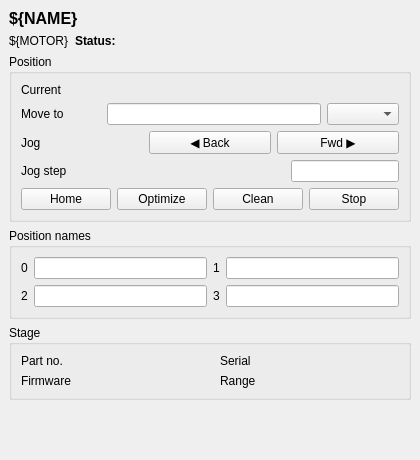
<?xml version="1.0" encoding="UTF-8"?>
<ui version="4.0">
 <class>Elliptec</class>
 <widget class="QWidget" name="Elliptec">
  <property name="geometry">
   <rect>
    <x>0</x>
    <y>0</y>
    <width>420</width>
    <height>460</height>
   </rect>
  </property>
  <property name="minimumSize">
   <size>
    <width>420</width>
    <height>460</height>
   </size>
  </property>
  <property name="windowTitle">
   <string>${NAME}</string>
  </property>
  <layout class="QVBoxLayout" name="outer_layout">
   <property name="leftMargin">
    <number>9</number>
   </property>
   <property name="topMargin">
    <number>9</number>
   </property>
   <property name="rightMargin">
    <number>9</number>
   </property>
   <property name="bottomMargin">
    <number>9</number>
   </property>
   <item>
    <layout class="QVBoxLayout" name="main_layout">
     <item>
      <widget class="QLabel" name="title">
       <property name="font">
        <font>
         <pointsize>12</pointsize>
         <weight>75</weight>
         <bold>true</bold>
        </font>
       </property>
       <property name="text">
        <string>${NAME}</string>
       </property>
      </widget>
     </item>
     <item>
      <layout class="QHBoxLayout" name="header_row_layout">
       <property name="leftMargin">
        <number>0</number>
       </property>
       <property name="topMargin">
        <number>0</number>
       </property>
       <property name="rightMargin">
        <number>0</number>
       </property>
       <property name="bottomMargin">
        <number>0</number>
       </property>
       <item>
        <widget class="QLabel" name="prefix_label">
         <property name="text">
          <string>${MOTOR}</string>
         </property>
         <property name="textInteractionFlags">
          <set>Qt::TextSelectableByMouse</set>
         </property>
        </widget>
       </item>
       <item>
        <widget class="QLabel" name="status_label">
         <property name="font">
          <font>
           <weight>75</weight>
           <bold>true</bold>
          </font>
         </property>
         <property name="text">
          <string>Status:</string>
         </property>
        </widget>
       </item>
       <item>
        <widget class="PyDMLabel" name="status">
         <property name="sizePolicy">
          <sizepolicy hsizetype="Ignored" vsizetype="Preferred">
           <horstretch>1</horstretch>
           <verstretch>0</verstretch>
          </sizepolicy>
         </property>
         <property name="minimumSize">
          <size>
           <width>60</width>
           <height>0</height>
          </size>
         </property>
         <property name="toolTip">
          <string>Controller status (STATUS)</string>
         </property>
         <property name="alarmSensitiveBorder">
          <bool>true</bool>
         </property>
         <property name="channel">
          <string>ca://${MOTOR}:STATUS</string>
         </property>
        </widget>
       </item>
      </layout>
     </item>
     <item>
      <widget class="QGroupBox" name="position_box">
       <property name="title">
        <string>Position</string>
       </property>
       <layout class="QVBoxLayout" name="position_box_layout">
        <item>
         <layout class="QHBoxLayout" name="current_row_layout">
          <property name="leftMargin">
           <number>0</number>
          </property>
          <property name="topMargin">
           <number>0</number>
          </property>
          <property name="rightMargin">
           <number>0</number>
          </property>
          <property name="bottomMargin">
           <number>0</number>
          </property>
          <item>
           <widget class="QLabel" name="current_label">
            <property name="minimumSize">
             <size>
              <width>80</width>
              <height>0</height>
             </size>
            </property>
            <property name="text">
             <string>Current</string>
            </property>
           </widget>
          </item>
          <item>
           <widget class="PyDMLabel" name="current">
            <property name="sizePolicy">
             <sizepolicy hsizetype="Ignored" vsizetype="Preferred">
              <horstretch>1</horstretch>
              <verstretch>0</verstretch>
             </sizepolicy>
            </property>
            <property name="minimumSize">
             <size>
              <width>60</width>
              <height>0</height>
             </size>
            </property>
            <property name="toolTip">
             <string>Current position (CURPOS)</string>
            </property>
            <property name="showUnits">
             <bool>true</bool>
            </property>
            <property name="channel">
             <string>ca://${MOTOR}:CURPOS</string>
            </property>
           </widget>
          </item>
         </layout>
        </item>
        <item>
         <layout class="QHBoxLayout" name="move_row_layout">
          <property name="leftMargin">
           <number>0</number>
          </property>
          <property name="topMargin">
           <number>0</number>
          </property>
          <property name="rightMargin">
           <number>0</number>
          </property>
          <property name="bottomMargin">
           <number>0</number>
          </property>
          <item>
           <widget class="QLabel" name="move_label">
            <property name="minimumSize">
             <size>
              <width>80</width>
              <height>0</height>
             </size>
            </property>
            <property name="text">
             <string>Move to</string>
            </property>
           </widget>
          </item>
          <item>
           <widget class="PyDMLineEdit" name="move_value">
            <property name="toolTip">
             <string>Target position (MOVE)</string>
            </property>
            <property name="showUnits">
             <bool>true</bool>
            </property>
            <property name="channel">
             <string>ca://${MOTOR}:MOVE</string>
            </property>
           </widget>
          </item>
          <item>
           <widget class="PyDMEnumComboBox" name="move_choice">
            <property name="toolTip">
             <string>Target position (MOVE)</string>
            </property>
            <property name="channel">
             <string>ca://${MOTOR}:MOVE</string>
            </property>
           </widget>
          </item>
         </layout>
        </item>
        <item>
         <layout class="QHBoxLayout" name="jog_row_layout">
          <property name="leftMargin">
           <number>0</number>
          </property>
          <property name="topMargin">
           <number>0</number>
          </property>
          <property name="rightMargin">
           <number>0</number>
          </property>
          <property name="bottomMargin">
           <number>0</number>
          </property>
          <item>
           <widget class="QLabel" name="jog_label">
            <property name="minimumSize">
             <size>
              <width>80</width>
              <height>0</height>
             </size>
            </property>
            <property name="text">
             <string>Jog</string>
            </property>
           </widget>
          </item>
          <item>
           <widget class="PyDMPushButton" name="jog_bwd">
            <property name="toolTip">
             <string>Jog backward by the jog step (MOVE_BWD)</string>
            </property>
            <property name="text">
             <string>◀ Back</string>
            </property>
            <property name="channel">
             <string>ca://${MOTOR}:MOVE_BWD</string>
            </property>
            <property name="pressValue">
             <string>1</string>
            </property>
           </widget>
          </item>
          <item>
           <widget class="PyDMPushButton" name="jog_fwd">
            <property name="toolTip">
             <string>Jog forward by the jog step (MOVE_FWD)</string>
            </property>
            <property name="text">
             <string>Fwd ▶</string>
            </property>
            <property name="channel">
             <string>ca://${MOTOR}:MOVE_FWD</string>
            </property>
            <property name="pressValue">
             <string>1</string>
            </property>
           </widget>
          </item>
         </layout>
        </item>
        <item>
         <layout class="QHBoxLayout" name="jog_step_row_layout">
          <property name="leftMargin">
           <number>0</number>
          </property>
          <property name="topMargin">
           <number>0</number>
          </property>
          <property name="rightMargin">
           <number>0</number>
          </property>
          <property name="bottomMargin">
           <number>0</number>
          </property>
          <item>
           <widget class="QLabel" name="jog_step_label">
            <property name="minimumSize">
             <size>
              <width>80</width>
              <height>0</height>
             </size>
            </property>
            <property name="text">
             <string>Jog step</string>
            </property>
           </widget>
          </item>
          <item>
           <widget class="PyDMLabel" name="jog_step">
            <property name="sizePolicy">
             <sizepolicy hsizetype="Ignored" vsizetype="Preferred">
              <horstretch>1</horstretch>
              <verstretch>0</verstretch>
             </sizepolicy>
            </property>
            <property name="minimumSize">
             <size>
              <width>60</width>
              <height>0</height>
             </size>
            </property>
            <property name="toolTip">
             <string>Jog step size (GET_JOG)</string>
            </property>
            <property name="showUnits">
             <bool>true</bool>
            </property>
            <property name="channel">
             <string>ca://${MOTOR}:GET_JOG</string>
            </property>
           </widget>
          </item>
          <item>
           <widget class="PyDMLineEdit" name="jog_step_set">
            <property name="toolTip">
             <string>Set the jog step size (SET_JOG)</string>
            </property>
            <property name="channel">
             <string>ca://${MOTOR}:SET_JOG</string>
            </property>
           </widget>
          </item>
         </layout>
        </item>
        <item>
         <layout class="QHBoxLayout" name="actions_row_layout">
          <property name="leftMargin">
           <number>0</number>
          </property>
          <property name="topMargin">
           <number>0</number>
          </property>
          <property name="rightMargin">
           <number>0</number>
          </property>
          <property name="bottomMargin">
           <number>0</number>
          </property>
          <item>
           <widget class="PyDMPushButton" name="home">
            <property name="toolTip">
             <string>Home the stage (HOME)</string>
            </property>
            <property name="text">
             <string>Home</string>
            </property>
            <property name="channel">
             <string>ca://${MOTOR}:HOME</string>
            </property>
            <property name="pressValue">
             <string>1</string>
            </property>
           </widget>
          </item>
          <item>
           <widget class="PyDMPushButton" name="optimize">
            <property name="toolTip">
             <string>Optimize the motor frequencies (OPTIMIZE)</string>
            </property>
            <property name="text">
             <string>Optimize</string>
            </property>
            <property name="channel">
             <string>ca://${MOTOR}:OPTIMIZE</string>
            </property>
            <property name="pressValue">
             <string>1</string>
            </property>
           </widget>
          </item>
          <item>
           <widget class="PyDMPushButton" name="clean">
            <property name="toolTip">
             <string>Clean the mechanics: runs the stage over its range (CLEAN_MECH)</string>
            </property>
            <property name="text">
             <string>Clean</string>
            </property>
            <property name="channel">
             <string>ca://${MOTOR}:CLEAN_MECH</string>
            </property>
            <property name="pressValue">
             <string>1</string>
            </property>
           </widget>
          </item>
          <item>
           <widget class="PyDMPushButton" name="stop">
            <property name="toolTip">
             <string>Stop cleaning / optimizing (STOP)</string>
            </property>
            <property name="text">
             <string>Stop</string>
            </property>
            <property name="channel">
             <string>ca://${MOTOR}:STOP</string>
            </property>
            <property name="pressValue">
             <string>1</string>
            </property>
           </widget>
          </item>
         </layout>
        </item>
       </layout>
      </widget>
     </item>
     <item>
      <widget class="QGroupBox" name="names_box">
       <property name="title">
        <string>Position names</string>
       </property>
       <layout class="QGridLayout" name="names_box_layout">
        <item row="0" column="0">
         <widget class="QLabel" name="name0_label">
          <property name="text">
           <string>0</string>
          </property>
         </widget>
        </item>
        <item row="0" column="1">
         <widget class="PyDMLineEdit" name="name0">
          <property name="toolTip">
           <string>Name of position 0 (NAME0)</string>
          </property>
          <property name="channel">
           <string>ca://${MOTOR}:NAME0</string>
          </property>
         </widget>
        </item>
        <item row="0" column="2">
         <widget class="QLabel" name="name1_label">
          <property name="text">
           <string>1</string>
          </property>
         </widget>
        </item>
        <item row="0" column="3">
         <widget class="PyDMLineEdit" name="name1">
          <property name="toolTip">
           <string>Name of position 1 (NAME1)</string>
          </property>
          <property name="channel">
           <string>ca://${MOTOR}:NAME1</string>
          </property>
         </widget>
        </item>
        <item row="1" column="0">
         <widget class="QLabel" name="name2_label">
          <property name="text">
           <string>2</string>
          </property>
         </widget>
        </item>
        <item row="1" column="1">
         <widget class="PyDMLineEdit" name="name2">
          <property name="toolTip">
           <string>Name of position 2 (NAME2)</string>
          </property>
          <property name="channel">
           <string>ca://${MOTOR}:NAME2</string>
          </property>
         </widget>
        </item>
        <item row="1" column="2">
         <widget class="QLabel" name="name3_label">
          <property name="text">
           <string>3</string>
          </property>
         </widget>
        </item>
        <item row="1" column="3">
         <widget class="PyDMLineEdit" name="name3">
          <property name="toolTip">
           <string>Name of position 3 (NAME3)</string>
          </property>
          <property name="channel">
           <string>ca://${MOTOR}:NAME3</string>
          </property>
         </widget>
        </item>
       </layout>
      </widget>
     </item>
     <item>
      <widget class="QGroupBox" name="info_box">
       <property name="title">
        <string>Stage</string>
       </property>
       <layout class="QGridLayout" name="info_box_layout">
        <item row="0" column="0">
         <widget class="QLabel" name="stage_type_label">
          <property name="text">
           <string>Part no.</string>
          </property>
         </widget>
        </item>
        <item row="0" column="1">
         <widget class="PyDMLabel" name="stage_type">
          <property name="sizePolicy">
           <sizepolicy hsizetype="Ignored" vsizetype="Preferred">
            <horstretch>1</horstretch>
            <verstretch>0</verstretch>
           </sizepolicy>
          </property>
          <property name="minimumSize">
           <size>
            <width>60</width>
            <height>0</height>
           </size>
          </property>
          <property name="toolTip">
           <string>${MOTOR}:STAGE_TYPE</string>
          </property>
          <property name="channel">
           <string>ca://${MOTOR}:STAGE_TYPE</string>
          </property>
         </widget>
        </item>
        <item row="0" column="2">
         <widget class="QLabel" name="serial_no_label">
          <property name="text">
           <string>Serial</string>
          </property>
         </widget>
        </item>
        <item row="0" column="3">
         <widget class="PyDMLabel" name="serial_no">
          <property name="sizePolicy">
           <sizepolicy hsizetype="Ignored" vsizetype="Preferred">
            <horstretch>1</horstretch>
            <verstretch>0</verstretch>
           </sizepolicy>
          </property>
          <property name="minimumSize">
           <size>
            <width>60</width>
            <height>0</height>
           </size>
          </property>
          <property name="toolTip">
           <string>${MOTOR}:SERIAL_NO</string>
          </property>
          <property name="channel">
           <string>ca://${MOTOR}:SERIAL_NO</string>
          </property>
         </widget>
        </item>
        <item row="1" column="0">
         <widget class="QLabel" name="firmware_ver_label">
          <property name="text">
           <string>Firmware</string>
          </property>
         </widget>
        </item>
        <item row="1" column="1">
         <widget class="PyDMLabel" name="firmware_ver">
          <property name="sizePolicy">
           <sizepolicy hsizetype="Ignored" vsizetype="Preferred">
            <horstretch>1</horstretch>
            <verstretch>0</verstretch>
           </sizepolicy>
          </property>
          <property name="minimumSize">
           <size>
            <width>60</width>
            <height>0</height>
           </size>
          </property>
          <property name="toolTip">
           <string>${MOTOR}:FIRMWARE_VER</string>
          </property>
          <property name="channel">
           <string>ca://${MOTOR}:FIRMWARE_VER</string>
          </property>
         </widget>
        </item>
        <item row="1" column="2">
         <widget class="QLabel" name="travel_range_label">
          <property name="text">
           <string>Range</string>
          </property>
         </widget>
        </item>
        <item row="1" column="3">
         <widget class="PyDMLabel" name="travel_range">
          <property name="sizePolicy">
           <sizepolicy hsizetype="Ignored" vsizetype="Preferred">
            <horstretch>1</horstretch>
            <verstretch>0</verstretch>
           </sizepolicy>
          </property>
          <property name="minimumSize">
           <size>
            <width>60</width>
            <height>0</height>
           </size>
          </property>
          <property name="toolTip">
           <string>${MOTOR}:TRAVEL_RANGE</string>
          </property>
          <property name="channel">
           <string>ca://${MOTOR}:TRAVEL_RANGE</string>
          </property>
         </widget>
        </item>
       </layout>
      </widget>
     </item>
     <item>
      <spacer name="bottom_spacer">
       <property name="orientation">
        <enum>Qt::Vertical</enum>
       </property>
       <property name="sizeHint" stdset="0">
        <size>
         <width>20</width>
         <height>0</height>
        </size>
       </property>
      </spacer>
     </item>
    </layout>
   </item>
  </layout>
 </widget>
 <customwidgets>
  <customwidget>
   <class>PyDMEnumComboBox</class>
   <extends>QComboBox</extends>
   <header>pydm.widgets.enum_combo_box</header>
  </customwidget>
  <customwidget>
   <class>PyDMLineEdit</class>
   <extends>QLineEdit</extends>
   <header>pydm.widgets.line_edit</header>
  </customwidget>
  <customwidget>
   <class>PyDMPushButton</class>
   <extends>QPushButton</extends>
   <header>pydm.widgets.pushbutton</header>
  </customwidget>
  <customwidget>
   <class>PyDMLabel</class>
   <extends>QLabel</extends>
   <header>pydm.widgets.label</header>
  </customwidget>
 </customwidgets>
 <resources/>
 <connections/>
</ui>
